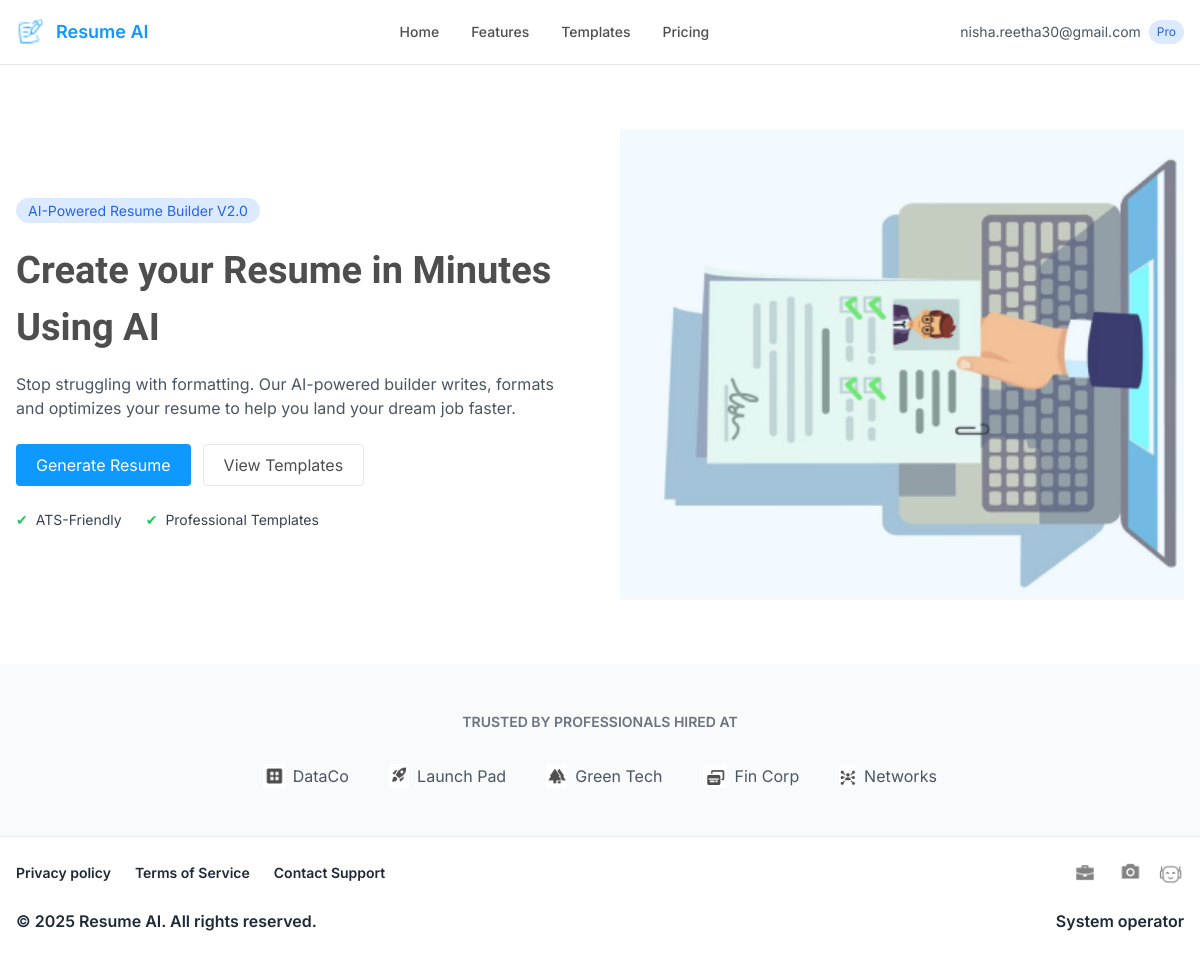
The app's page / (signed in) with its own data.
### accounts/models.py (models this page shows, shortened)
class CustomUser(AbstractUser):
    username = None
    email = models.EmailField(unique=True)
    plan = models.ForeignKey(Plan, on_delete=models.SET_NULL, null=True, blank=True)
    ai_credits = models.IntegerField(default=10)
    USERNAME_FIELD = "email"
    REQUIRED_FIELDS = []
    objects = CustomUserManager()

class Plan(models.Model):
    name = models.CharField(max_length=50)
    price = models.DecimalField(max_digits=6, decimal_places=2)
    resume_limit = models.IntegerField(null=True, blank=True)
    has_ats = models.BooleanField(default=False)
    has_cover_letter = models.BooleanField(default=False)
    advanced_ai = models.BooleanField(default=False)
    team_features = models.BooleanField(default=False)

### core/models.py (models this page shows, shortened)
class HeroSection(models.Model):
    badge_text = models.CharField(max_length=100)
    heading = models.CharField(max_length=300)
    subtext = models.TextField()
    primary_button = models.CharField(max_length=50)
    secondary_button = models.CharField(max_length=50)
    hero_image = models.ImageField(upload_to="hero/")
    is_active = models.BooleanField(default=True)

### core/views.py (the view)
# urls.py: path("", include("core.urls")),        # landing, dashboard etc
def landing(request):
    hero = HeroSection.objects.filter(is_active=True).first()
    return render(request, "pages/landing.html", {"hero": hero})

### templates/pages/landing.html
{% extends "base/base.html" %}
{% load static %}
{% block content %}
<section class="max-w-7xl mx-auto px-4 py-16 grid md:grid-cols-2 gap-10 items-center">
  <div>
    <span class="bg-blue-100 text-blue-600 px-3 py-1 rounded-full text-sm">
      {{ hero.badge_text }}
    </span>
    <h1 class="heading mt-5">
      {{ hero.heading }}
    </h1>
    <p class="mt-4 text-gray-600">
      {{ hero.subtext }}
    </p>
    <div class="mt-6 flex gap-3">
      <button class="bg-[var(--color-primary)] text-white px-5 py-2 rounded">
        {{ hero.primary_button }}
      </button>
      <button class="border px-5 py-2 rounded">
        {{ hero.secondary_button }}
      </button>
    </div>
     <div class="mt-6 flex gap-6 text-sm text-gray-700">
        <div class="flex items-center gap-2">
            <span class="text-green-500">✔</span>
            ATS-Friendly
        </div>
        <div class="flex items-center gap-2">
            <span class="text-green-500">✔</span>
            Professional Templates
        </div>
    </div>
  </div>
  <div>
    <img src="{{ hero.hero_image.url }}" class="w-full">
  </div>
</section>
<section class="bg-gray-50 py-12">
  <div class="max-w-7xl mx-auto px-4">
    <p class="text-center text-sm font-semibold text-gray-500 mb-8">
      TRUSTED BY PROFESSIONALS HIRED AT
    </p>
    <div class="flex flex-wrap justify-center items-center gap-10 text-gray-600">
      <div class="flex items-center gap-2">
        <img src="{% static 'images/dataco.png' %}" class="h-6">
        <span>DataCo</span>
      </div>
      <div class="flex items-center gap-2">
        <img src="{% static 'images/launchpad.png' %}" class="h-6">
        <span>Launch Pad</span>
      </div>
      <div class="flex items-center gap-2">
        <img src="{% static 'images/greentech.png' %}" class="h-6">
        <span>Green Tech</span>
      </div>
      <div class="flex items-center gap-2">
        <img src="{% static 'images/fincorp.png' %}" class="h-6">
        <span>Fin Corp</span>
      </div>
      <div class="flex items-center gap-2">
        <img src="{% static 'images/networks.png' %}" class="h-6">
        <span>Networks</span>
      </div>
    </div>
  </div>
</section>
{% endblock %}

### templates/base/partials/navbar.html (shortened to what this page needs)
{% load static %}
<nav class="bg-white border-b">
  <div class="max-w-7xl mx-auto px-4 py-4 flex items-center justify-between">
    <div class="flex items-center gap-2">
        <img src="{% static 'images/resumelogo.png' %}" class="w-8 h-8 object-contain">
        <span class="font-semibold text-lg text-[var(--color-primary)]">Resume AI</span>
    </div>
    <div class="hidden md:flex items-center gap-8 text-sm font-medium">
        <a href="/" class="hover:text-[var(--color-primary)]">Home</a>
        <a href="#" class="hover:text-[var(--color-primary)]">Features</a>
        <a href="#" class="hover:text-[var(--color-primary)]">Templates</a>
        <a href="{% url 'pricing' %}" class="hover:text-[var(--color-primary)]">Pricing</a>
    </div>
<div class="hidden md:flex items-center gap-4">
 {% if request.user.is_authenticated %}
<button onclick="toggleUserDropdown()" class="flex items-center gap-2">
    <span class="text-sm text-gray-600">{{ request.user.email }}</span>
    {% if request.user.plan %}
        <span class="px-2 py-1 rounded-full text-xs bg-blue-100 text-blue-600">
            {{ request.user.plan.name }}
        </span>
    {% endif %}
</button>
    {% endif %}
</div>
  </div>
</nav>

### static/css/app.css (style rules this page uses)
:root { --font-primary: "Inter", sans-serif; --font-display: "Jaro", sans-serif; --fs-heading: 38px; --fs-subheading: 24px; --fs-text: 16px; --color-primary: #0D99FF; --color-secondary: #8ECEFD; --color-danger: #FF5555; --color-border: #B3B3B3; --color-bg: #FFFFFF; --color-text: #4E4E4E; --color-text-light: #FFFFFF; }
body { font-family: var(--font-primary); color: var(--color-text); background: var(--color-bg); }
.heading { font-size: var(--fs-heading); font-family: "Jaro", sans-serif !important; font-weight: 600; }

### records on screen
CustomUser: user.email "nisha.reetha30@gmail.com", user.plan.name "Pro"
HeroSection: badge_text "AI-Powered Resume Builder V2.0", heading "Create your Resume in Minutes Using AI", subtext "Stop struggling with formatting. Our AI-powered builder writes, formats and optimizes your resume to help you land your dream job faster.", primary_button "Generate Resume", secondary_button "View Templates", hero_image (picture)
